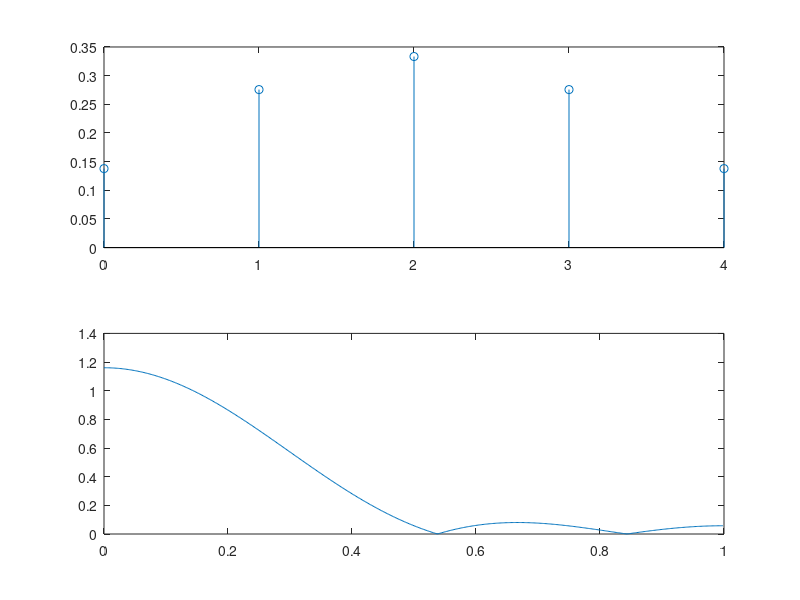
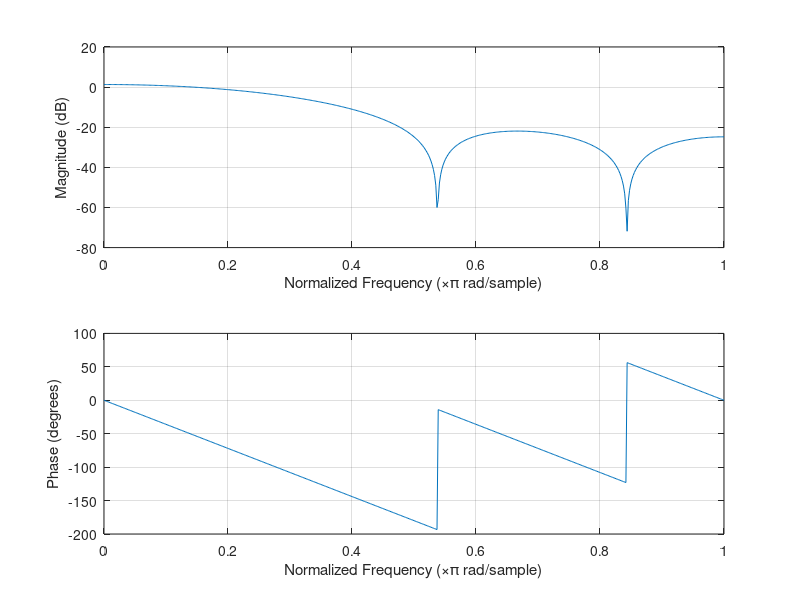

These charts were generated, in order, by the following MATLAB code:
%Determine the impulse response of an ideal lowpass filter with linear phase characteristics. 
%Truncate the impulse response at different lengths, say N=11, 21, 31, 41 and observe the 
%magnitude response of the filters. Gibbs phenomenon
clear;clc;clf;
M=input('enter the length of the filter:'); 
w_c=pi/3;
Mby2=(M-1)/2;
n=0:M-1;
h_d = sin(w_c*(n-Mby2))./(pi*(n-Mby2)); 
h_d(Mby2+1) = w_c/pi;
[H,w] = freqz(h_d,1);
subplot(211), stem(n,h_d); 
subplot(212), plot(w/pi,abs(H));
figure
freqz(h_d,1);